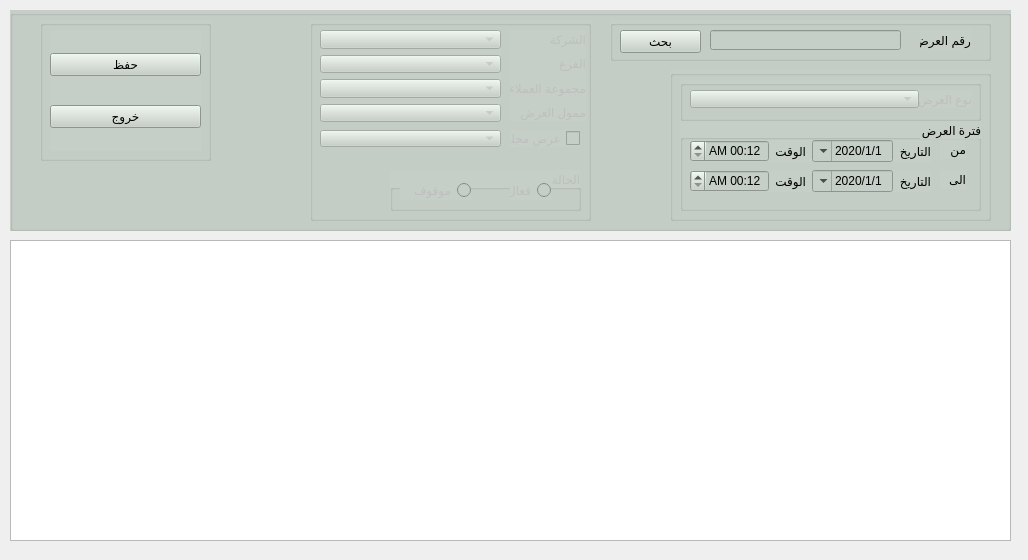
<?xml version="1.0" encoding="UTF-8"?>
<ui version="4.0">
    <class>QForm_prom_change_date</class>
    <widget class="QWidget" name="QForm_prom_change_date">
        <property name="geometry">
            <rect>
                <x>0</x>
                <y>0</y>
                <width>1028</width>
                <height>560</height>
            </rect>
        </property>
        <property name="minimumSize">
            <size>
                <width>1028</width>
                <height>560</height>
            </size>
        </property>
        <property name="maximumSize">
            <size>
                <width>1028</width>
                <height>560</height>
            </size>
        </property>
        <property name="windowTitle">
            <string>مد سريان العروض</string>
        </property>
        <property name="toolTip">
            <string/>
        </property>
        <property name="layoutDirection">
            <enum>Qt::RightToLeft</enum>
        </property>
        <widget class="QWidget" name="gridLayoutWidget">
            <property name="geometry">
                <rect>
                    <x>190</x>
                    <y>70</y>
                    <width>2</width>
                    <height>2</height>
                </rect>
            </property>
            <layout class="QGridLayout" name="gridLayout_2"/>
        </widget>
        <widget class="QGroupBox" name="groupBox">
            <property name="geometry">
                <rect>
                    <x>10</x>
                    <y>10</y>
                    <width>1001</width>
                    <height>221</height>
                </rect>
            </property>
            <property name="font">
                <font>
                    <pointsize>10</pointsize>
                    <weight>50</weight>
                    <bold>false</bold>
                </font>
            </property>
            <property name="layoutDirection">
                <enum>Qt::LeftToRight</enum>
            </property>
            <property name="styleSheet">
                <string notr="true">
                    background-color: rgb(198, 207, 199);
                </string>
            </property>
            <property name="title">
                <string/>
            </property>
            <widget class="QGroupBox" name="groupBox_3">
                <property name="enabled">
                    <bool>false</bool>
                </property>
                <property name="geometry">
                    <rect>
                        <x>300</x>
                        <y>10</y>
                        <width>281</width>
                        <height>201</height>
                    </rect>
                </property>
                <property name="title">
                    <string/>
                </property>
                <widget class="QWidget" name="layoutWidget">
                    <property name="geometry">
                        <rect>
                            <x>10</x>
                            <y>10</y>
                            <width>181</width>
                            <height>92</height>
                        </rect>
                    </property>
                    <layout class="QVBoxLayout" name="verticalLayout_3">
                        <item>
                            <widget class="QComboBox" name="Qcombo_company"/>
                        </item>
                        <item>
                            <widget class="QComboBox" name="Qcombo_branch"/>
                        </item>
                        <item>
                            <widget class="QComboBox" name="Qcombo_cust_group"/>
                        </item>
                        <item>
                            <widget class="QComboBox" name="Qcombo_sponsor"/>
                        </item>
                    </layout>
                </widget>
                <widget class="QWidget" name="layoutWidget">
                    <property name="geometry">
                        <rect>
                            <x>200</x>
                            <y>10</y>
                            <width>76</width>
                            <height>91</height>
                        </rect>
                    </property>
                    <layout class="QVBoxLayout" name="verticalLayout_2">
                        <item>
                            <widget class="QLabel" name="label_4">
                                <property name="text">
                                    <string>الشركة</string>
                                </property>
                            </widget>
                        </item>
                        <item>
                            <widget class="QLabel" name="label_11">
                                <property name="text">
                                    <string>الفرع</string>
                                </property>
                            </widget>
                        </item>
                        <item>
                            <widget class="QLabel" name="label_5">
                                <property name="text">
                                    <string>مجموعة العملاء</string>
                                </property>
                            </widget>
                        </item>
                        <item>
                            <widget class="QLabel" name="label_6">
                                <property name="text">
                                    <string>ممول العرض</string>
                                </property>
                            </widget>
                        </item>
                    </layout>
                </widget>
                <widget class="QCheckBox" name="QcheckBox_magazine">
                    <property name="geometry">
                        <rect>
                            <x>200</x>
                            <y>110</y>
                            <width>70</width>
                            <height>17</height>
                        </rect>
                    </property>
                    <property name="layoutDirection">
                        <enum>Qt::RightToLeft</enum>
                    </property>
                    <property name="text">
                        <string>عرض مجلة</string>
                    </property>
                </widget>
                <widget class="QComboBox" name="Qcombo_magazine">
                    <property name="geometry">
                        <rect>
                            <x>10</x>
                            <y>110</y>
                            <width>181</width>
                            <height>17</height>
                        </rect>
                    </property>
                </widget>
                <widget class="QGroupBox" name="groupBox_6">
                    <property name="geometry">
                        <rect>
                            <x>80</x>
                            <y>150</y>
                            <width>191</width>
                            <height>41</height>
                        </rect>
                    </property>
                    <property name="layoutDirection">
                        <enum>Qt::RightToLeft</enum>
                    </property>
                    <property name="title">
                        <string>الحالة</string>
                    </property>
                    <widget class="QRadioButton" name="Qradio_active">
                        <property name="geometry">
                            <rect>
                                <x>120</x>
                                <y>10</y>
                                <width>41</width>
                                <height>20</height>
                            </rect>
                        </property>
                        <property name="layoutDirection">
                            <enum>Qt::RightToLeft</enum>
                        </property>
                        <property name="text">
                            <string>فعال</string>
                        </property>
                    </widget>
                    <widget class="QRadioButton" name="Qradio_inactive">
                        <property name="geometry">
                            <rect>
                                <x>10</x>
                                <y>10</y>
                                <width>71</width>
                                <height>20</height>
                            </rect>
                        </property>
                        <property name="layoutDirection">
                            <enum>Qt::RightToLeft</enum>
                        </property>
                        <property name="text">
                            <string>موقوف</string>
                        </property>
                    </widget>
                </widget>
            </widget>
            <widget class="QGroupBox" name="groupBox_5">
                <property name="geometry">
                    <rect>
                        <x>600</x>
                        <y>10</y>
                        <width>381</width>
                        <height>41</height>
                    </rect>
                </property>
                <property name="layoutDirection">
                    <enum>Qt::RightToLeft</enum>
                </property>
                <property name="title">
                    <string/>
                </property>
                <widget class="QLabel" name="label_12">
                    <property name="geometry">
                        <rect>
                            <x>310</x>
                            <y>10</y>
                            <width>51</width>
                            <height>20</height>
                        </rect>
                    </property>
                    <property name="text">
                        <string>رقم العرض</string>
                    </property>
                </widget>
                <widget class="QLineEdit" name="Qline_promotion">
                    <property name="geometry">
                        <rect>
                            <x>100</x>
                            <y>10</y>
                            <width>191</width>
                            <height>20</height>
                        </rect>
                    </property>
                </widget>
                <widget class="QPushButton" name="Qbtn_search">
                    <property name="geometry">
                        <rect>
                            <x>10</x>
                            <y>10</y>
                            <width>81</width>
                            <height>23</height>
                        </rect>
                    </property>
                    <property name="text">
                        <string>بحث</string>
                    </property>
                </widget>
            </widget>
            <widget class="QGroupBox" name="QgroupBox_prom">
                <property name="geometry">
                    <rect>
                        <x>660</x>
                        <y>60</y>
                        <width>321</width>
                        <height>151</height>
                    </rect>
                </property>
                <property name="title">
                    <string/>
                </property>
                <widget class="QGroupBox" name="QgroupBox_date">
                    <property name="enabled">
                        <bool>true</bool>
                    </property>
                    <property name="geometry">
                        <rect>
                            <x>10</x>
                            <y>50</y>
                            <width>301</width>
                            <height>91</height>
                        </rect>
                    </property>
                    <property name="layoutDirection">
                        <enum>Qt::RightToLeft</enum>
                    </property>
                    <property name="title">
                        <string>فترة العرض</string>
                    </property>
                    <widget class="QWidget" name="layoutWidget">
                        <property name="geometry">
                            <rect>
                                <x>10</x>
                                <y>20</y>
                                <width>241</width>
                                <height>22</height>
                            </rect>
                        </property>
                        <layout class="QHBoxLayout" name="horizontalLayout">
                            <item>
                                <widget class="QLabel" name="label_3">
                                    <property name="text">
                                        <string>التاريخ</string>
                                    </property>
                                </widget>
                            </item>
                            <item>
                                <widget class="QDateTimeEdit" name="Qdate_from">
                                    <property name="layoutDirection">
                                        <enum>Qt::RightToLeft</enum>
                                    </property>
                                    <property name="minimumDateTime">
                                        <datetime>
                                            <hour>0</hour>
                                            <minute>0</minute>
                                            <second>0</second>
                                            <year>2020</year>
                                            <month>1</month>
                                            <day>1</day>
                                        </datetime>
                                    </property>
                                    <property name="displayFormat">
                                        <string>d/M/yyyy</string>
                                    </property>
                                    <property name="calendarPopup">
                                        <bool>true</bool>
                                    </property>
                                </widget>
                            </item>
                            <item>
                                <widget class="QLabel" name="label_2">
                                    <property name="text">
                                        <string>الوقت</string>
                                    </property>
                                </widget>
                            </item>
                            <item>
                                <widget class="QDateTimeEdit" name="Qtime_from">
                                    <property name="displayFormat">
                                        <string>h:mm AP</string>
                                    </property>
                                    <property name="calendarPopup">
                                        <bool>false</bool>
                                    </property>
                                </widget>
                            </item>
                        </layout>
                    </widget>
                    <widget class="QLabel" name="label_9">
                        <property name="geometry">
                            <rect>
                                <x>260</x>
                                <y>20</y>
                                <width>26</width>
                                <height>19</height>
                            </rect>
                        </property>
                        <property name="text">
                            <string>من</string>
                        </property>
                    </widget>
                    <widget class="QLabel" name="label_10">
                        <property name="geometry">
                            <rect>
                                <x>260</x>
                                <y>50</y>
                                <width>26</width>
                                <height>19</height>
                            </rect>
                        </property>
                        <property name="text">
                            <string>الى</string>
                        </property>
                    </widget>
                    <widget class="QWidget" name="layoutWidget_2">
                        <property name="geometry">
                            <rect>
                                <x>10</x>
                                <y>50</y>
                                <width>241</width>
                                <height>22</height>
                            </rect>
                        </property>
                        <layout class="QHBoxLayout" name="horizontalLayout_2">
                            <item>
                                <widget class="QLabel" name="label_8">
                                    <property name="text">
                                        <string>التاريخ</string>
                                    </property>
                                </widget>
                            </item>
                            <item>
                                <widget class="QDateTimeEdit" name="Qdate_to">
                                    <property name="minimumDateTime">
                                        <datetime>
                                            <hour>0</hour>
                                            <minute>0</minute>
                                            <second>0</second>
                                            <year>2020</year>
                                            <month>1</month>
                                            <day>1</day>
                                        </datetime>
                                    </property>
                                    <property name="displayFormat">
                                        <string>d/M/yyyy</string>
                                    </property>
                                    <property name="calendarPopup">
                                        <bool>true</bool>
                                    </property>
                                </widget>
                            </item>
                            <item>
                                <widget class="QLabel" name="label_7">
                                    <property name="text">
                                        <string>الوقت</string>
                                    </property>
                                </widget>
                            </item>
                            <item>
                                <widget class="QDateTimeEdit" name="Qtime_to">
                                    <property name="displayFormat">
                                        <string>h:mm AP</string>
                                    </property>
                                    <property name="calendarPopup">
                                        <bool>false</bool>
                                    </property>
                                </widget>
                            </item>
                        </layout>
                    </widget>
                </widget>
                <widget class="QGroupBox" name="groupBox_4">
                    <property name="enabled">
                        <bool>false</bool>
                    </property>
                    <property name="geometry">
                        <rect>
                            <x>10</x>
                            <y>10</y>
                            <width>301</width>
                            <height>41</height>
                        </rect>
                    </property>
                    <property name="layoutDirection">
                        <enum>Qt::RightToLeft</enum>
                    </property>
                    <property name="title">
                        <string/>
                    </property>
                    <widget class="QLabel" name="label">
                        <property name="geometry">
                            <rect>
                                <x>180</x>
                                <y>10</y>
                                <width>112</width>
                                <height>18</height>
                            </rect>
                        </property>
                        <property name="text">
                            <string>نوع العرض</string>
                        </property>
                    </widget>
                    <widget class="QComboBox" name="Qcombo_promotion">
                        <property name="geometry">
                            <rect>
                                <x>10</x>
                                <y>10</y>
                                <width>229</width>
                                <height>18</height>
                            </rect>
                        </property>
                        <property name="layoutDirection">
                            <enum>Qt::LeftToRight</enum>
                        </property>
                        <property name="modelColumn">
                            <number>0</number>
                        </property>
                    </widget>
                </widget>
            </widget>
            <widget class="QGroupBox" name="groupBox_8">
                <property name="geometry">
                    <rect>
                        <x>30</x>
                        <y>10</y>
                        <width>171</width>
                        <height>141</height>
                    </rect>
                </property>
                <property name="title">
                    <string/>
                </property>
                <widget class="QWidget" name="layoutWidget">
                    <property name="geometry">
                        <rect>
                            <x>10</x>
                            <y>10</y>
                            <width>151</width>
                            <height>121</height>
                        </rect>
                    </property>
                    <layout class="QVBoxLayout" name="verticalLayout">
                        <item>
                            <widget class="QPushButton" name="Qbtn_save">
                                <property name="text">
                                    <string>حفظ</string>
                                </property>
                            </widget>
                        </item>
                        <item>
                            <widget class="QPushButton" name="Qbtn_exit">
                                <property name="text">
                                    <string>خروج</string>
                                </property>
                            </widget>
                        </item>
                    </layout>
                </widget>
            </widget>
        </widget>
        <widget class="QWidget" name="gridLayoutWidget_4">
            <property name="geometry">
                <rect>
                    <x>10</x>
                    <y>240</y>
                    <width>1001</width>
                    <height>301</height>
                </rect>
            </property>
            <layout class="QGridLayout" name="gridLayout_7">
                <item row="0" column="0">
                    <widget class="QTableWidget" name="Qtable_promotion"/>
                </item>
            </layout>
        </widget>
    </widget>
    <resources/>
    <connections/>
</ui>
